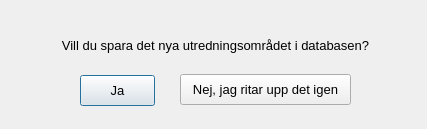
<?xml version="1.0" encoding="UTF-8"?>
<ui version="4.0">
 <class>Dialog</class>
 <widget class="QDialog" name="Dialog">
  <property name="geometry">
   <rect>
    <x>0</x>
    <y>0</y>
    <width>427</width>
    <height>129</height>
   </rect>
  </property>
  <property name="windowTitle">
   <string>Spara utredningsområdet</string>
  </property>
  <widget class="QLabel" name="label">
   <property name="geometry">
    <rect>
     <x>40</x>
     <y>30</y>
     <width>351</width>
     <height>31</height>
    </rect>
   </property>
   <property name="font">
    <font>
     <family>Tahoma</family>
     <pointsize>10</pointsize>
    </font>
   </property>
   <property name="text">
    <string>&lt;html&gt;&lt;head/&gt;&lt;body&gt;&lt;p align=&quot;center&quot;&gt;&lt;span style=&quot; font-size:10pt;&quot;&gt;Vill du spara det nya utredningsområdet i databasen?&lt;/span&gt;&lt;/p&gt;&lt;/body&gt;&lt;/html&gt;</string>
   </property>
  </widget>
  <widget class="QPushButton" name="okButton">
   <property name="geometry">
    <rect>
     <x>80</x>
     <y>75</y>
     <width>75</width>
     <height>31</height>
    </rect>
   </property>
   <property name="font">
    <font>
     <family>Tahoma</family>
     <pointsize>10</pointsize>
    </font>
   </property>
   <property name="text">
    <string>Ja</string>
   </property>
  </widget>
  <widget class="QPushButton" name="cancelButton">
   <property name="geometry">
    <rect>
     <x>180</x>
     <y>74</y>
     <width>171</width>
     <height>31</height>
    </rect>
   </property>
   <property name="font">
    <font>
     <family>Tahoma</family>
     <pointsize>10</pointsize>
    </font>
   </property>
   <property name="text">
    <string>Nej, jag ritar upp det igen</string>
   </property>
  </widget>
 </widget>
 <resources/>
 <connections/>
</ui>
